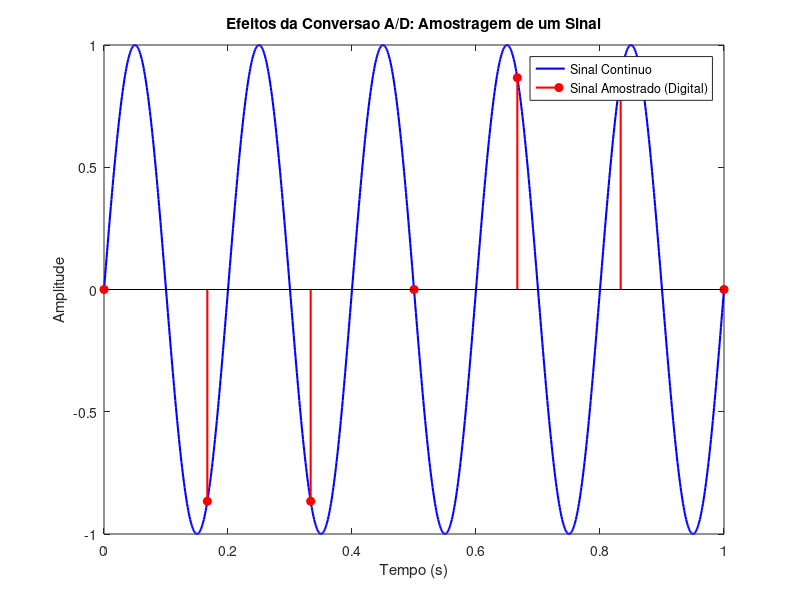

This chart was generated by the following MATLAB code:
% Make sure packages are loaded
pkg load signal

% 1. Simulate a continuous "analog" signal (e.g., a simple 5 Hz brainwave)
% We use a very tiny step size (0.001) to make it look smooth
t_continuous = 0 : 0.001 : 1;
f = 5; % Frequency of 5 Hz
y_continuous = sin(2 * pi * f * t_continuous);

% 2. Simulate the A/D Conversion (Sampling)
% Let's sample the signal at 15 Hz (15 samples per second)
Fs = 6;
t_sampled = 0 : 1/Fs : 1;
y_sampled = sin(2 * pi * f * t_sampled);

% 3. Plot the comparison
figure;
% Plot the continuous signal as a blue line
plot(t_continuous, y_continuous, 'b-', 'LineWidth', 1.5);
hold on; % This command keeps the first plot on the screen so we can draw over it

% Plot the sampled digital points as red stems
stem(t_sampled, y_sampled, 'r', 'filled', 'LineWidth', 1.5);

title('Efeitos da Conversao A/D: Amostragem de um Sinal');
xlabel('Tempo (s)');
ylabel('Amplitude');
legend('Sinal Continuo', 'Sinal Amostrado (Digital)');
hold off;
